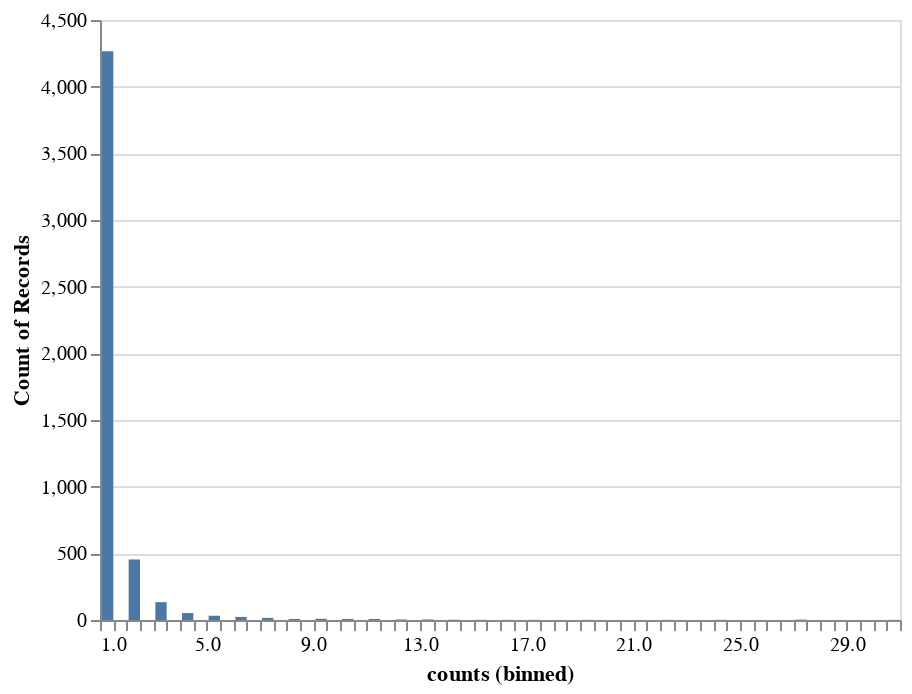

The notebook cell saved with this chart:
### Code cell
alt.Chart(stargazers_counts).mark_bar().encode(
    alt.X('counts', bin=alt.Bin(maxbins=100)),
    y='count()'
)

### Figure 1 — Vega-Lite specification as saved in the notebook (floating-point values rounded to 4 significant figures; data arrays with more than 128 entries replaced by an {"elided": "..."} marker saying what was removed)
{"config": {"view": {"continuousWidth": 400, "continuousHeight": 300}}, "data": {"name": "data-62d5eb89ebcbbae6d860d9b116bc21c5"}, "mark": "bar", "encoding": {"x": {"type": "quantitative", "bin": {"maxbins": 100}, "field": "counts"}, "y": {"type": "quantitative", "aggregate": "count"}}, "$schema": "https://vega.github.io/schema/vega-lite/v4.8.1.json", "datasets": {"data-62d5eb89ebcbbae6d860d9b116bc21c5": {"elided": "5030 records"}}}
